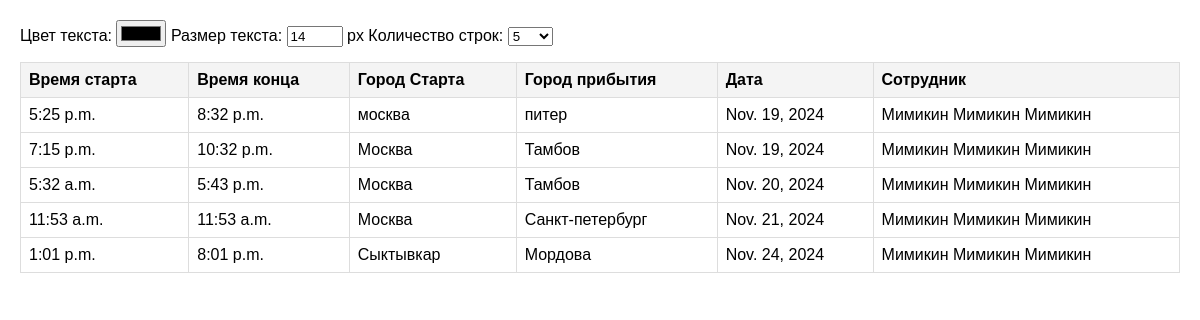
The app's page /LAB with its own data.
### s/models.py (models this page shows, shortened)
class Schedule(models.Model):
    start_time = models.TimeField(verbose_name="Время начала")
    end_time = models.TimeField(verbose_name="Время окончания")
    start_city = models.CharField(max_length=255, verbose_name="Город отправления")
    end_city = models.CharField(max_length=255, verbose_name="Город прибытия")
    date = models.DateField(verbose_name="Дата")
    employee = models.ForeignKey(Employee, related_name='schedules', on_delete=models.CASCADE, verbose_name="Сотрудник")

class Employee(models.Model):
    first_name = models.CharField(max_length=100, verbose_name="Имя")
    last_name = models.CharField(max_length=100, verbose_name="Фамилия")
    patronymic = models.CharField(max_length=100, verbose_name="Отчество")
    hours_worked = models.PositiveIntegerField(verbose_name="Часы работы")
    experience = models.PositiveIntegerField(verbose_name="Стаж (лет)")
    salary = models.DecimalField(max_digits=10, decimal_places=2, verbose_name="Зарплата")
    def __str__(self):
        return f"{self.last_name} {self.first_name} {self.patronymic}"

### s/views.py (the view)
# urls.py: path('LAB', table_view, name='table'),
def table_view(request):
    data = Schedule.objects.all()
    return render(request, 's/3LAB.html', {'data': data})

### s/templates/s/3LAB.html (shortened to what this page needs)
<!DOCTYPE html>
<html lang="en">
<head>
</head>
<body>
    <div class="controls">
        <label for="color">Цвет текста: </label>
        <input type="color" id="color" name="color" value="#000000">
        <label for="size">Размер текста: </label>
        <input type="number" id="size" name="size" value="14" min="10" max="30"> px
        <label for="rows">Количество строк: </label>
        <select id="rows">
            <option value="5">5</option>
        </select>
    </div>
    <table id="data-table">
        <thead>
            <tr>
                <th>Время старта</th>
                <th>Время конца</th>
                <th>Город Старта</th>
                <th>Город прибытия</th>
                <th>Дата</th>
                <th>Сотрудник</th>
            </tr>
        </thead>
        <tbody>
            {% for item in data %}
            <tr>
                <td>{{ item.start_time }}</td>
                <td>{{ item.end_time }}</td>
                <td>{{ item.start_city }}</td>
                <td>{{ item.end_city }}</td>
                <td>{{ item.date }}</td>
                <td>{{ item.employee }}</td>
            </tr>
            {% endfor %}
        </tbody>
    </table>
</body>
</html>

### s/templates/s/3LAB.html (style rules this page uses)
body { font-family: Arial, sans-serif; margin: 20px; }
table { width: 100%; border-collapse: collapse; }
th, td { border: 1px solid #ddd; padding: 8px; text-align: left; }
th { background-color: #f4f4f4; }
.controls { margin-bottom: 15px; }

### records on screen
Schedule: start_time "5:25 p.m.", end_time "8:32 p.m.", start_city "москва", end_city "питер", date "Nov. 19, 2024", employee "Мимикин Мимикин Мимикин"
Schedule: start_time "7:15 p.m.", end_time "10:32 p.m.", start_city "Москва", end_city "Тамбов", date "Nov. 19, 2024", employee "Мимикин Мимикин Мимикин"
Schedule: start_time "5:32 a.m.", end_time "5:43 p.m.", start_city "Москва", end_city "Тамбов", date "Nov. 20, 2024", employee "Мимикин Мимикин Мимикин"
Schedule: start_time "11:53 a.m.", end_time "11:53 a.m.", start_city "Москва", end_city "Санкт-петербург", date "Nov. 21, 2024", employee "Мимикин Мимикин Мимикин"
Schedule: start_time "1:01 p.m.", end_time "8:01 p.m.", start_city "Сыктывкар", end_city "Мордова", date "Nov. 24, 2024", employee "Мимикин Мимикин Мимикин"
